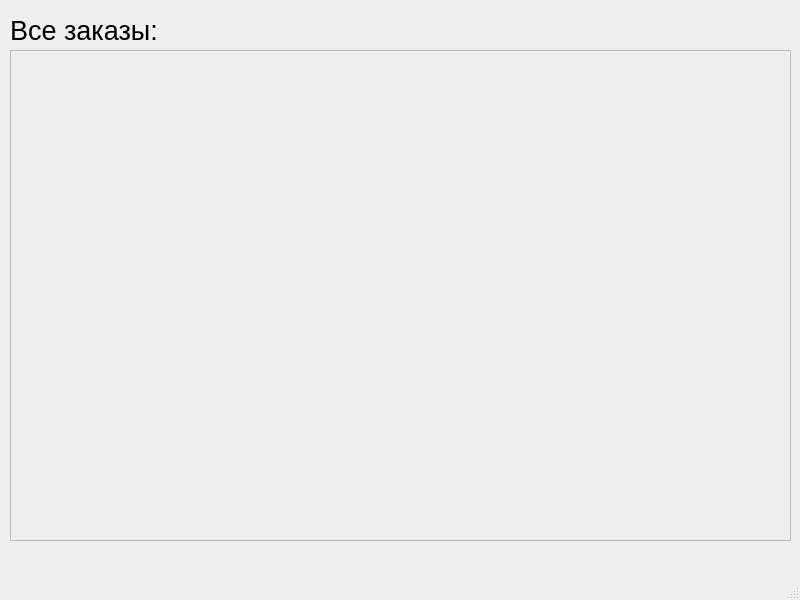
<?xml version="1.0" encoding="UTF-8"?>
<ui version="4.0">
 <class>MainWindow</class>
 <widget class="QMainWindow" name="MainWindow">
  <property name="geometry">
   <rect>
    <x>0</x>
    <y>0</y>
    <width>800</width>
    <height>600</height>
   </rect>
  </property>
  <property name="windowTitle">
   <string>MainWindow</string>
  </property>
  <widget class="QWidget" name="centralwidget">
   <widget class="QLabel" name="label">
    <property name="geometry">
     <rect>
      <x>10</x>
      <y>10</y>
      <width>151</width>
      <height>41</height>
     </rect>
    </property>
    <property name="font">
     <font>
      <pointsize>20</pointsize>
     </font>
    </property>
    <property name="text">
     <string>Все заказы:</string>
    </property>
   </widget>
   <widget class="QScrollArea" name="scrollArea">
    <property name="geometry">
     <rect>
      <x>10</x>
      <y>50</y>
      <width>781</width>
      <height>491</height>
     </rect>
    </property>
    <property name="widgetResizable">
     <bool>true</bool>
    </property>
    <widget class="QWidget" name="scrollAreaWidgetContents">
     <property name="geometry">
      <rect>
       <x>0</x>
       <y>0</y>
       <width>779</width>
       <height>489</height>
      </rect>
     </property>
    </widget>
   </widget>
  </widget>
  <widget class="QMenuBar" name="menubar">
   <property name="geometry">
    <rect>
     <x>0</x>
     <y>0</y>
     <width>800</width>
     <height>21</height>
    </rect>
   </property>
  </widget>
  <widget class="QStatusBar" name="statusbar"/>
 </widget>
 <resources/>
 <connections/>
</ui>
